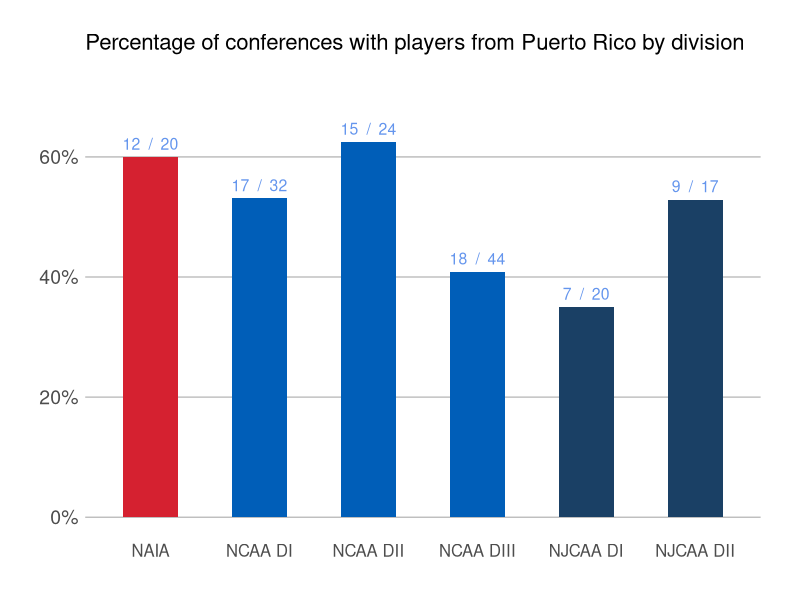
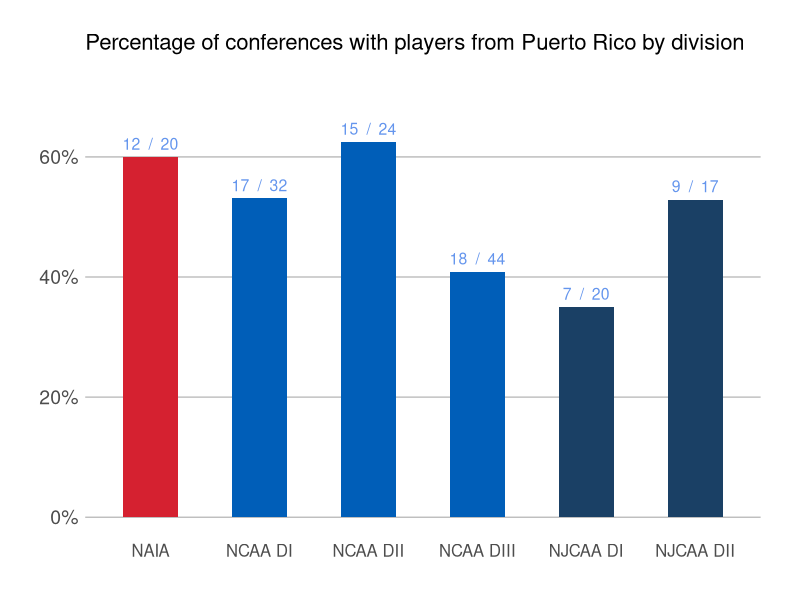

Recreate these plots in R, in order.
library(ggplot2)
library(scales)
pcnt_conf_df <- read.csv("conference_pctgs.csv")
theme_plot <- function(...) {
  # theme_minimal() +
  theme( 
    axis.title.x = element_blank(),
    axis.title.y = element_blank(),
    axis.ticks = element_blank(),
    axis.text.x = element_text(size = 12),
    axis.text.y = element_text(size = 14), 
    panel.grid.major.x = element_blank(),
    # panel.grid.major.y = element_blank(),
    panel.grid.major.y = element_line(colour = "gray75"),
    panel.grid.minor = element_blank(), 
    # text = element_text(size=16), 
    plot.title = element_text(hjust = 0, vjust = 10, size = 16), 
    # plot.subtitle = element_text(hjust = -0.12, vjust = 10, , color = "orange"),
    plot.margin = unit(c(2,1,1,1), "cm"),
    panel.background = element_rect(fill = 'white', color = "white"),
    # plot.background = element_rect(fill = 'gray95'),
    panel.border = element_blank(),
    legend.position = "none"
  )
}

colorPalette <- c("#d52130", "#005eb8", "#005eb8", "#005eb8", "#1a4065", "#1a4065")

p <- ggplot(pcnt_conf_df) + geom_bar(aes(x=division, y = percent_of_conferences, fill = division), stat = "identity", width=0.5, position = position_dodge(width=0.7)) + 
     scale_y_continuous(labels = scales::percent_format(accuracy = 1), limits = c(0.0, 0.65)) + 
     scale_fill_manual(values=colorPalette) +
     geom_text(aes(label = paste(number_of_conferences, " / ", number_of_total_conferences), x=division, y = percent_of_conferences), position = position_dodge(width = 0.75), vjust = -0.6, colour = "cornflowerblue", size = 4) + 
     theme_plot() + 
     # theme(axis.title.x = element_blank(), axis.title.y = element_blank(), axis.ticks = element_blank(), panel.grid.major = element_blank(), panel.grid.minor = element_blank(), text = element_text(size=16), plot.title = element_text(hjust = -0.3, vjust = 15), plot.margin = unit(c(2,1,1,1), "cm")) + 
     ggtitle(label = "Percentage of conferences with players from Puerto Rico by division")
print(p)
ggsave(filename = "conference_pctgs_chart.png", width = 8, height = 4.3, device = "png", units = "in")